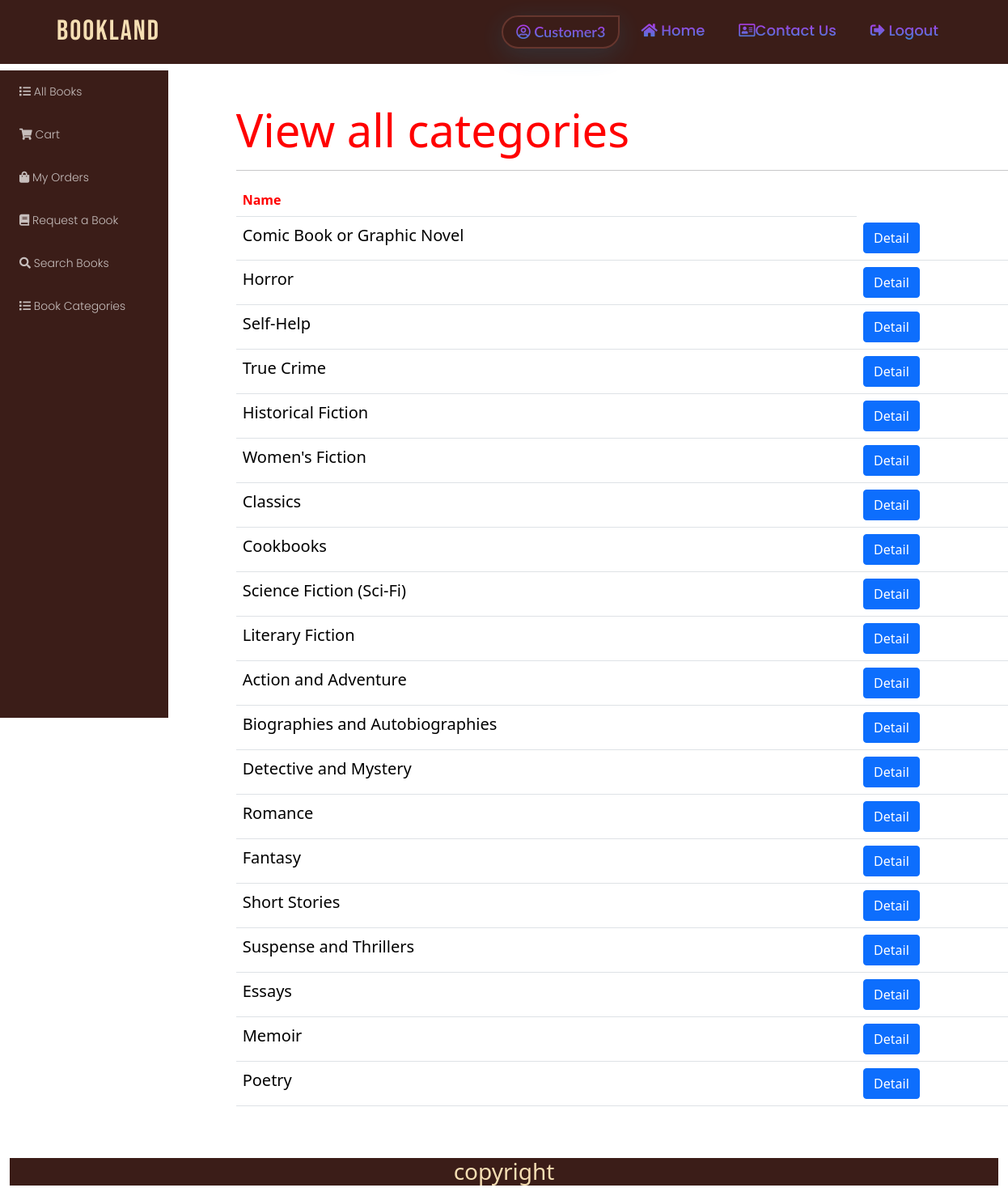
The app's page /customer/categorylist (signed in) with its own data.
### authapp/models.py (models this page shows)
class User(AbstractUser):
    is_seller = models.BooleanField(default=False)
    is_customer = models.BooleanField(default=False)

### admins/models.py (models this page shows, shortened)
class Category(models.Model):
    name = models.CharField(max_length=120, verbose_name='Books Category')

### customer/views.py (the view)
# urls.py: path('categorylist', views.ListCategory.as_view(), name='categorylist'),
@method_decorator([login_required, customer_required], name='dispatch')
class ListCategory(ListView):
    model = Category
    template_name ='customer/categorylist.html'
    context_object_name = 'category'

### templates/customer/categorylist.html
<!DOCTYPE html>
{%extends 'customer/basecust.html'%}
{%load static%}
{% block body_block %}
<div class="container mt-5 ms-5">
    <h3 class="display-4" style="color:red">View all categories</h3>
    <hr>
    <table class="table">
        <tr>
            <th>Name</th>
        </tr>
        {%for cat in category%}
        <tr>
            <td>{{cat.name}}</td>
            <td><a class="btn btn-primary" href="{%url 'catdetail' cat.id%}">Detail</a></td>
        </tr>
        {%endfor%}
    </table>
</div>
{% endblock %}

### templates/customer/basecust.html (shortened to what this page needs)
<!DOCTYPE html>
{%load static%}
<html lang="en">
<head>
    <link href="https://cdn.jsdelivr.net/npm/bootstrap@5.1.1/dist/css/bootstrap.min.css" rel="stylesheet"
>
    <link rel="stylesheet" href="https://cdnjs.cloudflare.com/ajax/libs/font-awesome/5.15.0/css/all.min.css"
/>
    <link rel="stylesheet" href="https://cdnjs.cloudflare.com/ajax/libs/font-awesome/5.15.0/css/fontawesome.min.css"
/>
    <link rel="stylesheet" href="{%static 'css/styles.css'%}">
</head>
<body>
<nav class="navbar navbar-expand-lg navbarTransparent">
    <div class="container">
        <a class="navbar-brand" href="{%url 'home' %}">BookLand</a>
        <div class="collapse navbar-collapse" id="navbarSupportedContent">
            <ul class="navbar-nav ms-auto mb-2 mb-lg-0">
                <li class="nav-item">
                    <a class="nav-link active" href="#">
                        <i class="far  fa-user-circle icolor"></i>&nbsp;{{request.user}}
                    </a>
                </li>
                <li class="nav-item"><a class="nav-link" href="{%url 'custindex'%}"><i
                        class="fas fa-home"></i>&nbsp;Home</a></li>
                <li class="nav-item">
                    <a class="nav-link" href="{%url 'contactus'%}"><i
                            class="far fa-address-card"></i>Contact us</a>
                </li>
                <li class="nav-item">
                    <a class="nav-link" href="{%url 'logout'%}"><i
                            class="fas fa-sign-out-alt icolor"></i>&nbsp;Logout</a>
                </li>
            </ul>
        </div>
    </div>
</nav>
<div class="container-fluid ">
    <div class="row">
        <div class="col-md-2 db-padd">
            <div class="dashbard-left">
                <div class="row">
                    <div class="col-md-12">
                        <div class="dashleft-2">
                            <ul class="list-group">
                                <li class="list-group-item "><a href="{%url 'books'%}"><i class="fas fa-list"></i>&nbsp;All
                                    Books</a></li>
                                <li class="list-group-item ">
                                    <a href="{%url 'mycart'%}"><i
                                            class="fas fa-shopping-cart icolor"></i>&nbsp;Cart</a>
                                </li>
                                <li class="list-group-item "><a href="{%url 'viewmyorder'%}"><i
                                        class="fas fa-shopping-bag"></i>&nbsp;My Orders</a></li>
                                <li class="list-group-item "><a href="{%url 'request_books'%}"><i
                                        class="fas fa-book"></i>&nbsp;Request a Book</a></li>
                                <li class="list-group-item "><a href="{%url 'filterbook'%}"><i
                                        class="fas fa-search"></i>&nbsp;Search Books </a></li>
                                     <li class="list-group-item "><a href="{%url 'categorylist'%}"><i
                                        class="fas fa-list"></i>&nbsp;Book Categories </a></li>
                            </ul>
                        </div>
                    </div>
                </div>
            </div>
        </div>
        <div class="col-md-10">
            {%block body_block%}
            {%endblock%}
        </div>
    </div>
    <div class="footer mt-5">
        <h3>copyright</h3>
    </div>
</div>
</body>
</html>

### static/css/styles.css (style rules this page uses)
th { color: red; }
td { margin-top : 5px; color: black; font-size : 20px; }
.db-padd { padding: 0!important; }
.dashbard-left { width: 100%; position: relative; z-index: 1; top: 0; left: 0; overflow-x: hidden; }
.dashbard-left .dashleft-2 { background-color: rgb(59, 29, 24); border-radius: 0rem; margin-top: 0.5rem; height: 100vh; }
.dashleft-2 .list-group .list-group-item { font-family: "Poppins", sans-serif; font-weight: 300; font-size: 14px; background-color: transparent; border: none; margin: 8px; cursor: pointer; }
.dashleft-2 .list-group .list-group-item a { color:rgba(255, 255, 255, 0.712); text-decoration: none; }
body { background-image: url("https://cdn.wallpapersafari.com/18/38/bp9GEo.jpg"); background-repeat: no-repeat; background-attachment: fixed; }
.navbarTransparent { background-color: rgb(59, 29, 24); }
.navbar .navbar-brand { font-family: "Bebas Neue", cursive; color: wheat; font-size: 35px; font-weight: 100; letter-spacing: 2px; padding: 5px; }
.navbar .navbar-nav .nav-item { opacity: 0.9; margin: 5px; }
.navbar .navbar-nav .nav-item .nav-link.active { border-top-left-radius: 7rem; border-bottom-left-radius: 7rem; border-bottom-right-radius: 7rem; box-shadow: 0 8px 32px 0 rgba(18, 174, 232, 0.17); font-size: 18px; font-weight: 600; font-family: "Lato", sans-serif; padding: 5px 16px; background: -webkit-linear-gradient(rgb(247, 19, 255), rgb(18, 174, 232)); -webkit-background-clip: text; background-clip: text; -webkit-text-fill-color: transparent; border-width: 2px; border-style: solid; border-color: rgb(107, 57, 49); }
.navbar .navbar-nav .nav-item .nav-link { text-transform: capitalize; font-size: 18px; font-weight: 500; font-family: "Poppins", sans-serif; padding: 5px 16px; background: -webkit-linear-gradient(rgb(247, 19, 255), rgb(18, 174, 232)); -webkit-background-clip: text; background-clip: text; -webkit-text-fill-color: transparent; }
.footer { background-color : rgb(59, 29, 24); text-align : center; color: wheat; width:100%; }

### records on screen
User: user "Customer3"
Category: name "Comic Book or Graphic Novel"
Category: name "Horror"
Category: name "Self-Help"
Category: name "True Crime"
Category: name "Historical Fiction"
Category: name "Women's Fiction"
Category: name "Classics"
Category: name "Cookbooks"
Category: name "Science Fiction (Sci-Fi)"
Category: name "Literary Fiction"
Category: name "Action and Adventure"
Category: name "Biographies and Autobiographies"
Category: name "Detective and Mystery"
Category: name "Romance"
Category: name "Fantasy"
Category: name "Short Stories"
Category: name "Suspense and Thrillers"
Category: name "Essays"
Category: name "Memoir"
Category: name "Poetry"
